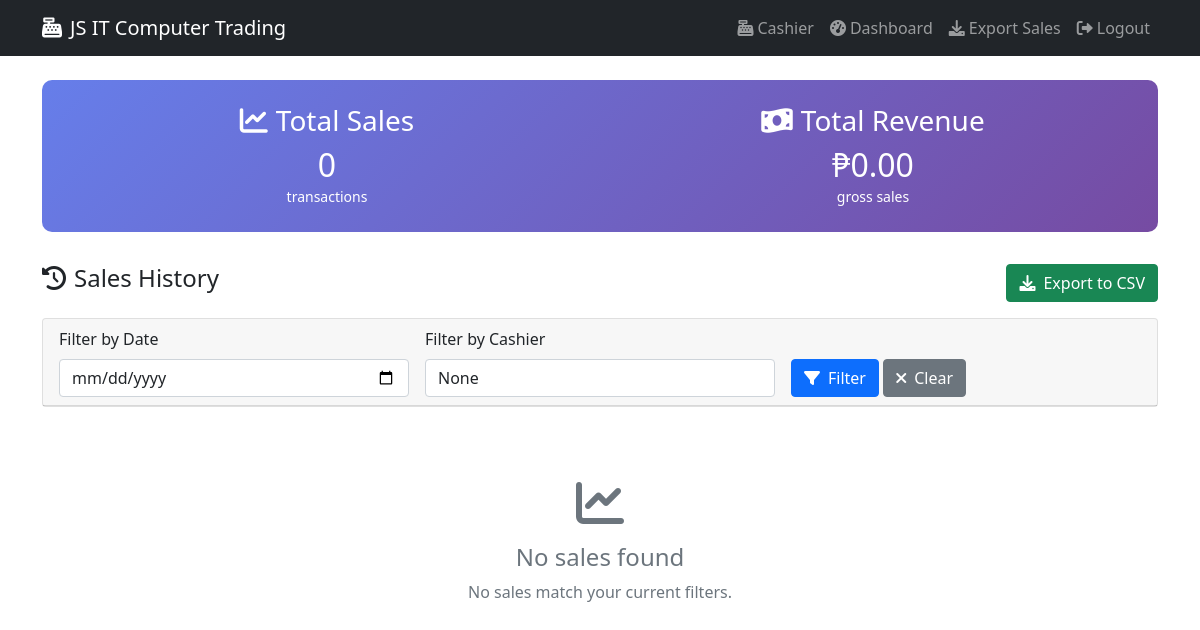
The app's page /cashier/sales/ (signed in), older data.
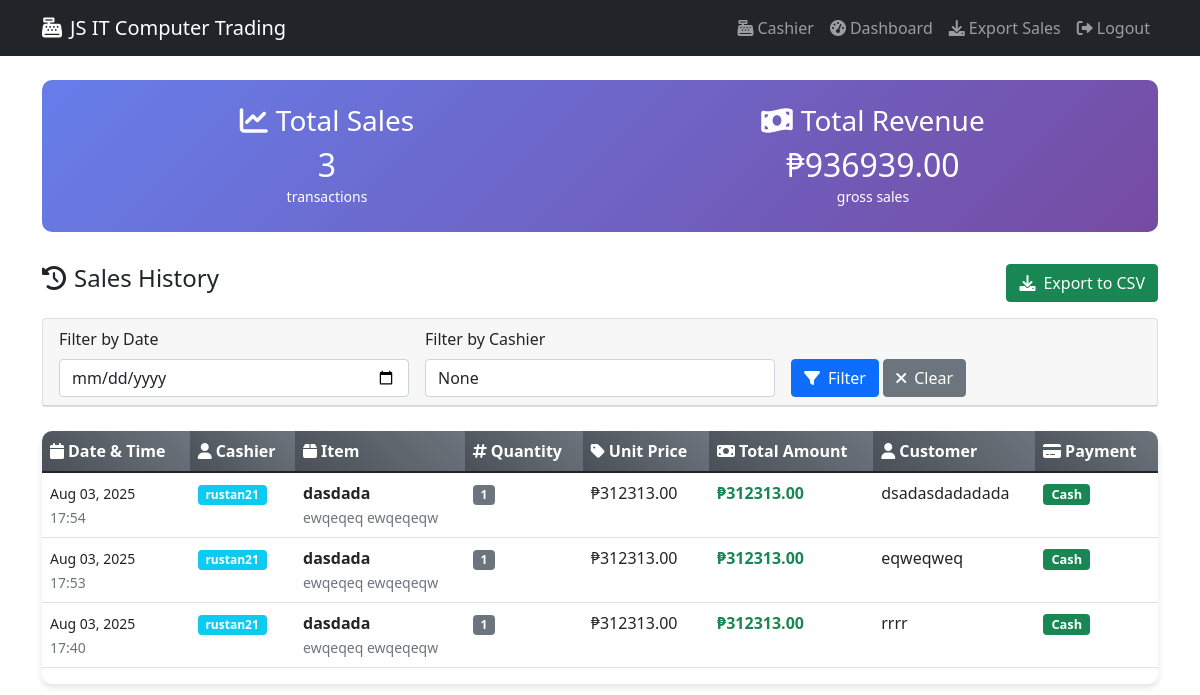
The same page, newer data.
### backend/trading/models.py (models this page shows, shortened)
class Sale(models.Model):
    cashier = models.ForeignKey(User, on_delete=models.CASCADE, verbose_name="Cashier")
    item = models.ForeignKey('Inventory', on_delete=models.CASCADE, verbose_name="Item Sold")
    quantity_sold = models.PositiveIntegerField(verbose_name="Quantity Sold")
    unit_price = models.DecimalField(max_digits=10, decimal_places=2, verbose_name="Unit Price")
    total_amount = models.DecimalField(max_digits=10, decimal_places=2, verbose_name="Total Amount")
    sale_date = models.DateTimeField(auto_now_add=True, verbose_name="Sale Date")
    customer_name = models.CharField(max_length=100, blank=True, verbose_name="Customer Name")
    payment_method = models.CharField(max_length=50, default="Cash", verbose_name="Payment Method")
    notes = models.TextField(blank=True, verbose_name="Notes")
    class Meta:
        verbose_name = "Sale"
        verbose_name_plural = "Sales"
        ordering = ['-sale_date']

class Inventory(models.Model):
    item_name = models.CharField(max_length=200, verbose_name="Item Name")
    brand = models.CharField(max_length=100, verbose_name="Brand", default="Unknown")
    model = models.CharField(max_length=100, verbose_name="Model", default="Unknown")
    description = models.TextField(verbose_name="Item Description", blank=True, default="")
    unit_cost = models.DecimalField(
        max_digits=10,
        decimal_places=2,
        validators=[MinValueValidator(Decimal('0.01'))],
        verbose_name="Unit Cost",
        default=Decimal('0.01')
    )
    srp_price = models.DecimalField(
        max_digits=10,
        decimal_places=2,
        validators=[MinValueValidator(Decimal('0.01'))],
        verbose_name="SRP Price",
        default=Decimal('0.01')
    )
    discount_price = models.DecimalField(
        max_digits=10,
        decimal_places=2,
        validators=[MinValueValidator(Decimal('0.01'))],
        verbose_name="Discount Price",
        default=Decimal('0.01'),
        help_text="Discounted selling price"
    )
    quantity = models.PositiveIntegerField(
        default=0,
        validators=[MinValueValidator(0)],
        verbose_name="Quantity"
    )
    serial_number = models.CharField(
        max_length=100,
        unique=True,
        blank=True,
        null=True,
        verbose_name="Serial Number"
    )
    item_picture = models.ImageField(
        upload_to='inventory_images/',
        blank=True,
        null=True,
        verbose_name="Item Picture"
    )
    date_added = models.DateTimeField(auto_now_add=True, verbose_name="Date Added")
    last_updated = models.DateTimeField(auto_now=True, verbose_name="Last Updated")
    class Meta:
        verbose_name = "Inventory Item"
        verbose_name_plural = "Inventory Items"
        ordering = ['item_name']

### backend/trading/views.py (the view)
# urls.py: path('cashier/sales/', sales_history, name='sales_history'),
@login_required
def sales_history(request):
    sales = Sale.objects.all().order_by('-sale_date')
    date_filter = request.GET.get('date')
    if date_filter:
        try:
            filter_date = datetime.strptime(date_filter, '%Y-%m-%d').date()
            sales = sales.filter(sale_date__date=filter_date)
        except ValueError:
            pass
    cashier_filter = request.GET.get('cashier')
    if cashier_filter:
        sales = sales.filter(cashier__username__icontains=cashier_filter)
    paginator = Paginator(sales, 20)
    page_number = request.GET.get('page')
    page_obj = paginator.get_page(page_number)
    total_sales = sales.count()
    total_revenue = sum(sale.total_amount for sale in sales)
    context = {
        'page_obj': page_obj,
        'date_filter': date_filter,
        'cashier_filter': cashier_filter,
        'total_sales': total_sales,
        'total_revenue': total_revenue,
        'session_timeout': settings.SESSION_TIMEOUT,
    }
    return render(request, 'sales_history.html', context)

### templates/sales_history.html (shortened to what this page needs)
<!DOCTYPE html>
<html lang="en">
<head>
    <link href="https://cdn.jsdelivr.net/npm/bootstrap@5.1.3/dist/css/bootstrap.min.css" rel="stylesheet">
    <link href="https://cdnjs.cloudflare.com/ajax/libs/font-awesome/6.0.0/css/all.min.css" rel="stylesheet">
</head>
<body>
    <nav class="navbar navbar-expand-lg navbar-dark bg-dark">
        <div class="container">
            <a class="navbar-brand" href="{% url 'dashboard' %}">
                <i class="fas fa-cash-register me-2"></i>JS IT Computer Trading
            </a>
            <div class="navbar-nav ms-auto">
                <a class="nav-link" href="{% url 'cashier' %}">
                    <i class="fas fa-cash-register me-1"></i>Cashier
                </a>
                <a class="nav-link" href="{% url 'dashboard' %}">
                    <i class="fas fa-tachometer-alt me-1"></i>Dashboard
                </a>
                <a class="nav-link" href="{% url 'export_sales_csv' %}">
                    <i class="fas fa-download me-1"></i>Export Sales
                </a>
                <a class="nav-link" href="{% url 'logout' %}">
                    <i class="fas fa-sign-out-alt me-1"></i>Logout
                </a>
            </div>
        </div>
    </nav>
    <div class="container mt-4">
        <div class="stats-card">
            <div class="row text-center">
                <div class="col-md-6">
                    <h3><i class="fas fa-chart-line me-2"></i>Total Sales</h3>
                    <h2 class="mb-0">{{ total_sales }}</h2>
                    <small>transactions</small>
                </div>
                <div class="col-md-6">
                    <h3><i class="fas fa-money-bill-wave me-2"></i>Total Revenue</h3>
                    <h2 class="mb-0">₱{{ total_revenue|floatformat:2 }}</h2>
                    <small>gross sales</small>
                </div>
            </div>
        </div>
        <div class="row mb-3">
            <div class="col-md-6">
                <h4><i class="fas fa-history me-2"></i>Sales History</h4>
            </div>
            <div class="col-md-6 text-end">
                <a href="{% url 'export_sales_csv' %}" class="btn btn-success">
                    <i class="fas fa-download me-2"></i>Export to CSV
                </a>
            </div>
        </div>
        <div class="card mb-4">
            <div class="card-header">
                <form method="GET" class="row g-3">
                    <div class="col-md-4">
                        <label for="date" class="form-label">Filter by Date</label>
                        <input type="date" class="form-control" id="date" name="date" value="{{ date_filter }}">
                    </div>
                    <div class="col-md-4">
                        <label for="cashier" class="form-label">Filter by Cashier</label>
                        <input type="text" class="form-control" id="cashier" name="cashier"
                               value="{{ cashier_filter }}" placeholder="Enter cashier name">
                    </div>
                    <div class="col-md-4">
                        <label class="form-label">&nbsp;</label>
                        <div>
                            <button type="submit" class="btn btn-primary">
                                <i class="fas fa-filter me-2"></i>Filter
                            </button>
                            <a href="{% url 'sales_history' %}" class="btn btn-secondary">
                                <i class="fas fa-times me-2"></i>Clear
                            </a>
                        </div>
                    </div>
                </form>
            </div>
        </div>
        {% if page_obj %}
            <div class="table-responsive">
                <table class="table table-hover">
                    <thead>
                        <tr>
                            <th><i class="fas fa-calendar me-1"></i>Date & Time</th>
                            <th><i class="fas fa-user me-1"></i>Cashier</th>
                            <th><i class="fas fa-box me-1"></i>Item</th>
                            <th><i class="fas fa-hashtag me-1"></i>Quantity</th>
                            <th><i class="fas fa-tag me-1"></i>Unit Price</th>
                            <th><i class="fas fa-money-bill me-1"></i>Total Amount</th>
                            <th><i class="fas fa-user me-1"></i>Customer</th>
                            <th><i class="fas fa-credit-card me-1"></i>Payment</th>
                        </tr>
                    </thead>
                    <tbody>
                        {% for sale in page_obj %}
                            <tr>
                                <td>
                                    <small>{{ sale.sale_date|date:"M d, Y" }}</small><br>
                                    <small class="text-muted">{{ sale.sale_date|time:"H:i" }}</small>
                                </td>
                                <td>
                                    <span class="badge bg-info">{{ sale.cashier.username }}</span>
                                </td>
                                <td>
                                    <strong>{{ sale.item.item_name }}</strong><br>
                                    <small class="text-muted">{{ sale.item.brand }} {{ sale.item.model }}</small>
                                </td>
                                <td>
                                    <span class="badge bg-secondary">{{ sale.quantity_sold }}</span>
                                </td>
                                <td>₱{{ sale.unit_price|floatformat:2 }}</td>
                                <td>
                                    <strong class="text-success">₱{{ sale.total_amount|floatformat:2 }}</strong>
                                </td>
                                <td>
                                    {% if sale.customer_name %}
                                        {{ sale.customer_name }}
                                    {% else %}
                                        <span class="text-muted">-</span>
                                    {% endif %}
                                </td>
                                <td>
                                    <span class="badge badge-payment
                                        {% if sale.payment_method == 'Cash' %}bg-success
                                        {% elif sale.payment_method == 'Credit Card' %}bg-primary
                                        {% elif sale.payment_method == 'Debit Card' %}bg-info
                                        {% elif sale.payment_method == 'GCash' %}bg-warning
                                        {% elif sale.payment_method == 'PayMaya' %}bg-danger
                                        {% else %}bg-secondary{% endif %}">
                                        {{ sale.payment_method }}
                                    </span>
                                </td>
                            </tr>
                        {% endfor %}
                    </tbody>
                </table>
            </div>
        {% else %}
            <div class="text-center py-5">
                <i class="fas fa-chart-line fa-3x text-muted mb-3"></i>
                <h4 class="text-muted">No sales found</h4>
                <p class="text-muted">No sales match your current filters.</p>
            </div>
        {% endif %}
    </div>
</body>
</html>

### templates/sales_history.html (style rules this page uses)
.stats-card { background: linear-gradient(135deg, #667eea 0%, #764ba2 100%); color: white; border-radius: 10px; padding: 1.5rem; margin-bottom: 2rem; }
.table-responsive { border-radius: 10px; overflow: hidden; box-shadow: 0 4px 6px rgba(0,0,0,0.1); }
.table th { background: linear-gradient(45deg, #495057, #6c757d); color: white; border: none; }
.badge-payment { font-size: 0.8rem; }

Row changes from the older to the newer data that the page shows:
added Sale: sale_date "Aug 03, 2025", sale_date "17:54", cashier.username "rustan21", item.item_name "dasdada", item.brand "ewqeqeq", item.model "ewqeqeqw", quantity_sold "1", unit_price "312313.00", total_amount "312313.00", customer_name "dsadasdadadada", payment_method "Cash"
added Sale: sale_date "Aug 03, 2025", sale_date "17:53", cashier.username "rustan21", item.item_name "dasdada", item.brand "ewqeqeq", item.model "ewqeqeqw", quantity_sold "1", unit_price "312313.00", total_amount "312313.00", customer_name "eqweqweq", payment_method "Cash"
added Sale: sale_date "Aug 03, 2025", sale_date "17:40", cashier.username "rustan21", item.item_name "dasdada", item.brand "ewqeqeq", item.model "ewqeqeqw", quantity_sold "1", unit_price "312313.00", total_amount "312313.00", customer_name "rrrr", payment_method "Cash"
Text that changed along with them:
{{ total_sales }}: "0" → "3"
{{ total_revenue|floatformat:2 }}: "0.00" → "936939.00"
text no longer shown: "No sales found No sales match your current filters."
text now shown: "Date & Time Cashier Item Quantity Unit Price Total Amount Customer Payment"
